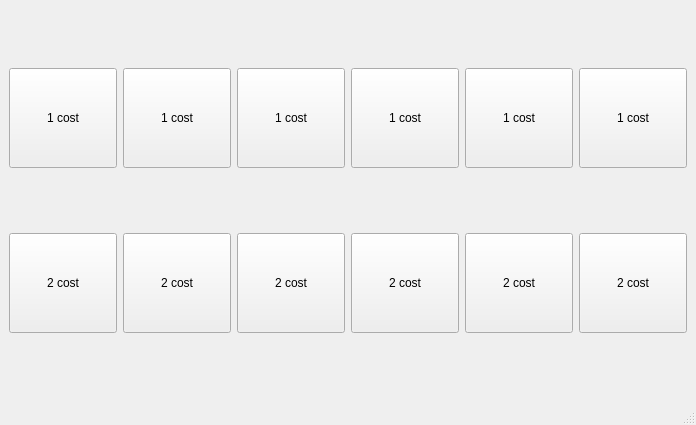
<?xml version="1.0" encoding="UTF-8"?>
<ui version="4.0">
 <class>MainWindow</class>
 <widget class="QMainWindow" name="MainWindow">
  <property name="geometry">
   <rect>
    <x>0</x>
    <y>0</y>
    <width>696</width>
    <height>425</height>
   </rect>
  </property>
  <property name="windowTitle">
   <string>MainWindow</string>
  </property>
  <widget class="QWidget" name="centralwidget">
   <layout class="QGridLayout" name="gridLayout">
    <item row="0" column="0">
     <layout class="QHBoxLayout" name="horizontalLayout">
      <item>
       <widget class="CPushButton" name="pushButton">
        <property name="minimumSize">
         <size>
          <width>0</width>
          <height>100</height>
         </size>
        </property>
        <property name="text">
         <string>1 cost</string>
        </property>
       </widget>
      </item>
      <item>
       <widget class="CPushButton" name="pushButton_2">
        <property name="minimumSize">
         <size>
          <width>0</width>
          <height>100</height>
         </size>
        </property>
        <property name="text">
         <string>1 cost</string>
        </property>
       </widget>
      </item>
      <item>
       <widget class="CPushButton" name="pushButton_3">
        <property name="minimumSize">
         <size>
          <width>0</width>
          <height>100</height>
         </size>
        </property>
        <property name="text">
         <string>1 cost</string>
        </property>
       </widget>
      </item>
      <item>
       <widget class="CPushButton" name="pushButton_4">
        <property name="minimumSize">
         <size>
          <width>0</width>
          <height>100</height>
         </size>
        </property>
        <property name="text">
         <string>1 cost</string>
        </property>
       </widget>
      </item>
      <item>
       <widget class="CPushButton" name="pushButton_5">
        <property name="minimumSize">
         <size>
          <width>0</width>
          <height>100</height>
         </size>
        </property>
        <property name="text">
         <string>1 cost</string>
        </property>
       </widget>
      </item>
      <item>
       <widget class="CPushButton" name="pushButton_6">
        <property name="minimumSize">
         <size>
          <width>0</width>
          <height>100</height>
         </size>
        </property>
        <property name="text">
         <string>1 cost</string>
        </property>
       </widget>
      </item>
     </layout>
    </item>
    <item row="1" column="0">
     <layout class="QHBoxLayout" name="horizontalLayout_2">
      <item>
       <widget class="CPushButton" name="pushButton_7">
        <property name="minimumSize">
         <size>
          <width>0</width>
          <height>100</height>
         </size>
        </property>
        <property name="text">
         <string>2 cost</string>
        </property>
       </widget>
      </item>
      <item>
       <widget class="CPushButton" name="pushButton_8">
        <property name="minimumSize">
         <size>
          <width>0</width>
          <height>100</height>
         </size>
        </property>
        <property name="text">
         <string>2 cost</string>
        </property>
       </widget>
      </item>
      <item>
       <widget class="CPushButton" name="pushButton_9">
        <property name="minimumSize">
         <size>
          <width>0</width>
          <height>100</height>
         </size>
        </property>
        <property name="text">
         <string>2 cost</string>
        </property>
       </widget>
      </item>
      <item>
       <widget class="CPushButton" name="pushButton_10">
        <property name="minimumSize">
         <size>
          <width>0</width>
          <height>100</height>
         </size>
        </property>
        <property name="text">
         <string>2 cost</string>
        </property>
       </widget>
      </item>
      <item>
       <widget class="CPushButton" name="pushButton_11">
        <property name="minimumSize">
         <size>
          <width>0</width>
          <height>100</height>
         </size>
        </property>
        <property name="text">
         <string>2 cost</string>
        </property>
       </widget>
      </item>
      <item>
       <widget class="CPushButton" name="pushButton_12">
        <property name="minimumSize">
         <size>
          <width>0</width>
          <height>100</height>
         </size>
        </property>
        <property name="text">
         <string>2 cost</string>
        </property>
       </widget>
      </item>
     </layout>
    </item>
   </layout>
  </widget>
  <widget class="QMenuBar" name="menubar">
   <property name="geometry">
    <rect>
     <x>0</x>
     <y>0</y>
     <width>696</width>
     <height>21</height>
    </rect>
   </property>
  </widget>
  <widget class="QStatusBar" name="statusbar"/>
 </widget>
 <customwidgets>
  <customwidget>
   <class>CPushButton</class>
   <extends>QPushButton</extends>
   <header>customwidgets.h</header>
  </customwidget>
 </customwidgets>
 <resources/>
 <connections/>
</ui>
